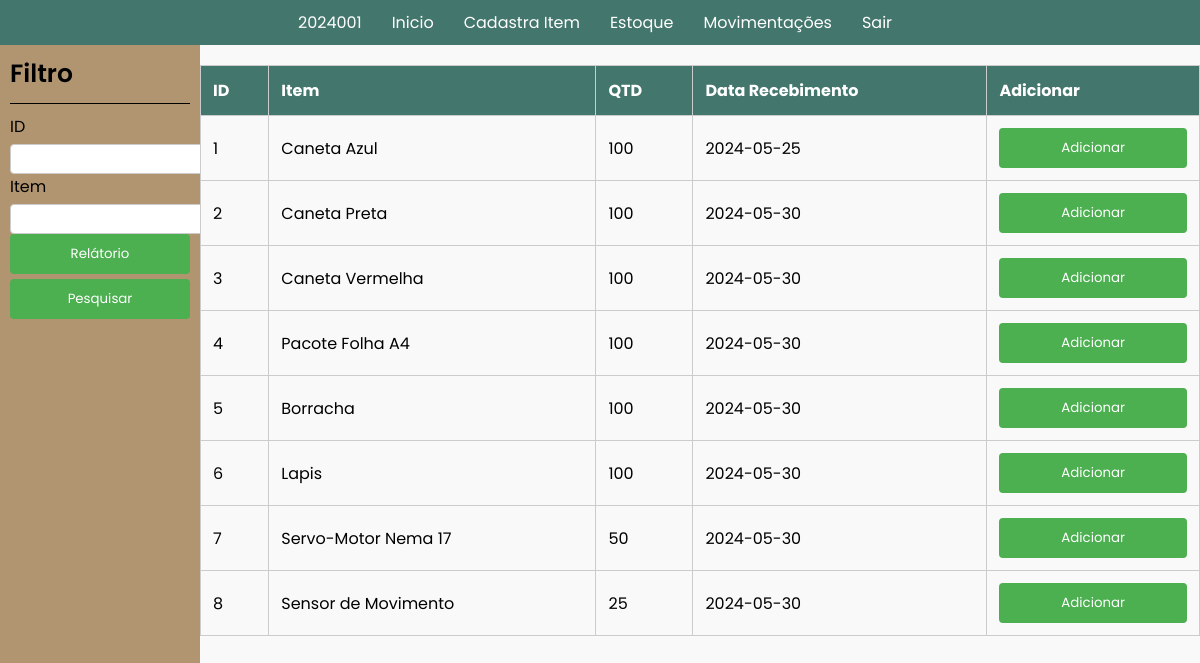
Page /09.Almox_Estoq_Item/index.php (signed in) on the earlier database version.
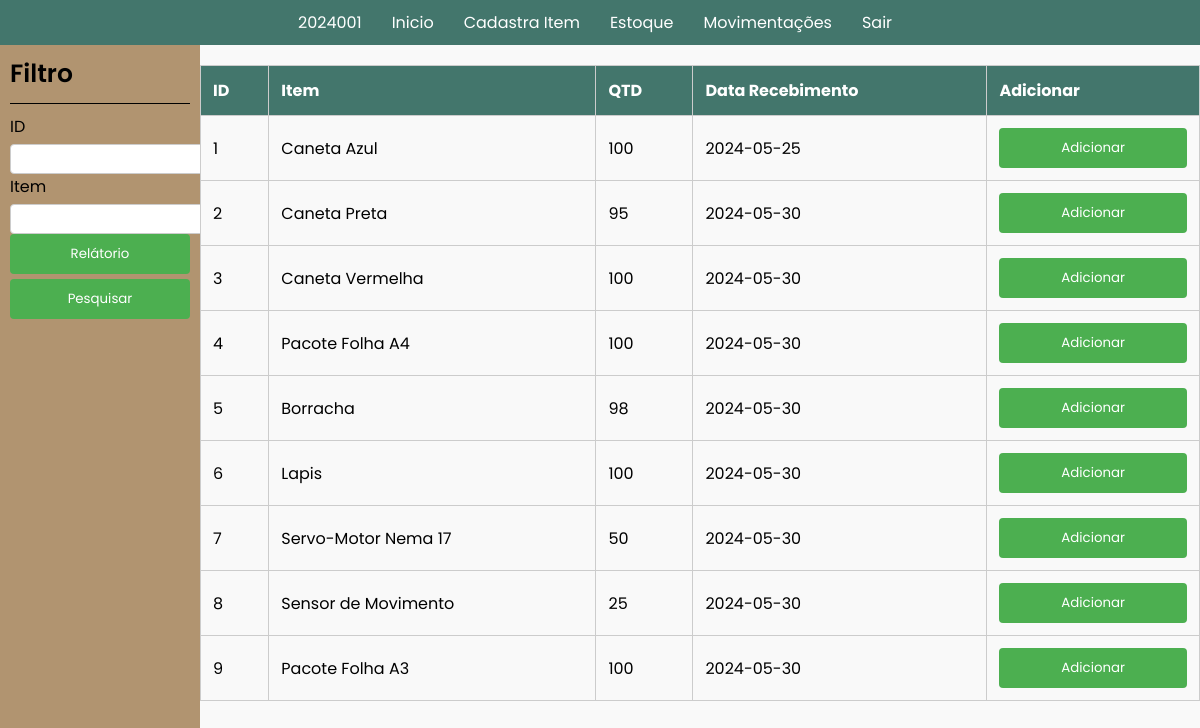
Same page on the later database version.
### tables this page shows
CREATE TABLE `item` (
  `ID_Item` int(11) NOT NULL,
  `Quantidade` int(11) DEFAULT NULL,
  `NomeItem` varchar(100) DEFAULT NULL,
  `DataRecebimento` date DEFAULT NULL
);

### 09.Almox_Estoq_Item/index.php (the view, shortened to what this page needs)
<!DOCTYPE html>
<html lang="en">
<head>
    <link rel="stylesheet" href="../src/css/modal.css">
    <link rel="stylesheet" href="style.css">
    <link rel="stylesheet" href="../src/css/reset.css">
    <link rel="stylesheet" href="../src/css/font.css">
    <link rel="stylesheet" href="../src/css/printParametre.css">
</head>
<?php
$atual = $_SESSION['matricula'];
include '../src/db/db_connection.php';
?>
<body>
    <nav>
        <ul>
            <?php
            $menu_items = array(
                $atual => "ID.php",
                "Inicio" => "../06.Almox_Home/index.php",
                "Cadastra Item" => "../07.Almox_Cadastro_Item/index.php",
                "Estoque" => "../09.Almox_Estoq_Item/index.php",
                "Movimentações" => "../08.Almox_Estoq_Mov/index.php",
                "Sair" => "../src/php/sair.php"
            );
            foreach ($menu_items as $label => $url) {
                echo '<li><a href="' . $url . '">' . $label . '</a></li>';
            }
            ?>
        </ul>
    </nav>
    <div class="content">
        <div class="menuLateral">
            <h4>Filtro</h4>
            <form action="" method="get">
                <div>
                        <label for="idItem">ID</label>
                        <input type="number" name="idItem" id="idItem" value="<?php echo isset($_GET['idItem'])? $_GET['idItem']:'';?>">
                    </div>
                    <div>
                        <label for="item">Item</label>
                        <input type="text" name="item" id="item" value="<?php echo isset($_GET['item'])? $_GET['item']:'';?>">
                    </div>
                    <div class="relatorio">
                        <button type="button" onclick="imprimirRelatorio()">Relátorio</button>
                    </div>
                    <div class="pesquisa">
                        <button type="submit">Pesquisar</button>
                    </div>
                </div>
            <div class="dataGrid printableArea">
                <table>
                    <thead>
                        <tr>
                            <th>ID</th>
                            <th>Item</th>
                            <th>QTD</th>
                            <th>Data Recebimento</th>
                            <th>Adicionar</th>
                        </tr>
                    </thead>
                    <tbody>
                        <?php
                        $sql = "SELECT * FROM item WHERE 1=1";
                        $result = $conn->query($sql);
                        if($result->num_rows > 0){
                            while($row = $result->fetch_assoc()){
                                echo "<tr>
                                <td>{$row['ID_Item']}</td>
                                <td>{$row['NomeItem']}</td>
                                <td>{$row['Quantidade']}</td>
                                <td>{$row['DataRecebimento']}</td>
                                <td><button class='adicionar' type='button' onclick='abrirModalAdicionar({$row['ID_Item']})'>Adicionar</button></td>
                                </tr>";
                            }
                        } else {
                            echo "<tr><td colspan='7'>Nenhum registro encontrado</td></tr>";
                        }
                        ?>
                    </tbody>
                </table>
            </div>
    </div>
</body>
</html>

Differences in the rows shown:
changed item "Caneta Preta": Quantidade "100" → "95"
changed item "Borracha": Quantidade "100" → "98"
added item: ID_Item "9", NomeItem "Pacote Folha A3", Quantidade "100", DataRecebimento "2024-05-30"
